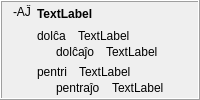
            <widget class="QFrame" name="frame_18">
             <property name="frameShape">
              <enum>QFrame::Box</enum>
             </property>
             <property name="frameShadow">
              <enum>QFrame::Raised</enum>
             </property>
             <layout class="QHBoxLayout" name="horizontalLayout_14">
              <property name="topMargin">
               <number>3</number>
              </property>
              <property name="bottomMargin">
               <number>3</number>
              </property>
              <item>
               <widget class="QLabel" name="label_296">
                <property name="sizePolicy">
                 <sizepolicy hsizetype="Maximum" vsizetype="Preferred">
                  <horstretch>0</horstretch>
                  <verstretch>0</verstretch>
                 </sizepolicy>
                </property>
                <property name="text">
                 <string>-AĴ</string>
                </property>
                <property name="alignment">
                 <set>Qt::AlignHCenter|Qt::AlignTop</set>
                </property>
                <property name="tipo" stdset="0">
                 <string>afikso</string>
                </property>
               </widget>
              </item>
              <item>
               <layout class="QVBoxLayout" name="verticalLayout_346">
                <item>
                 <widget class="QLabel" name="Lec08_Label624">
                  <property name="styleSheet">
                   <string notr="true">font-weight: bold;</string>
                  </property>
                  <property name="text">
                   <string>TextLabel</string>
                  </property>
                  <property name="wordWrap">
                   <bool>true</bool>
                  </property>
                 </widget>
                </item>
                <item>
                 <layout class="QVBoxLayout" name="verticalLayout_21">
                  <item>
                   <layout class="QVBoxLayout" name="verticalLayout_347">
                    <property name="spacing">
                     <number>2</number>
                    </property>
                    <item>
                     <layout class="QHBoxLayout" name="horizontalLayout_570">
                      <property name="spacing">
                       <number>12</number>
                      </property>
                      <item>
                       <widget class="neklakebla_nova" name="Lec08_Button609">
                        <property name="text">
                         <string>dolĉa</string>
                        </property>
                        <property name="wordWrap">
                         <bool>true</bool>
                        </property>
                       </widget>
                      </item>
                      <item>
                       <widget class="QLabel" name="Lec08_Label625">
                        <property name="sizePolicy">
                         <sizepolicy hsizetype="Expanding" vsizetype="Preferred">
                          <horstretch>0</horstretch>
                          <verstretch>0</verstretch>
                         </sizepolicy>
                        </property>
                        <property name="text">
                         <string>TextLabel</string>
                        </property>
                        <property name="wordWrap">
                         <bool>true</bool>
                        </property>
                       </widget>
                      </item>
                     </layout>
                    </item>
                    <item>
                     <layout class="QHBoxLayout" name="horizontalLayout_571">
                      <property name="spacing">
                       <number>12</number>
                      </property>
                      <item>
                       <widget class="label_sago_reversa" name="label_377">
                        <property name="sizePolicy">
                         <sizepolicy hsizetype="Maximum" vsizetype="Preferred">
                          <horstretch>0</horstretch>
                          <verstretch>0</verstretch>
                         </sizepolicy>
                        </property>
                        <property name="text">
                         <string/>
                        </property>
                        <property name="pixmap">
                         <pixmap resource="../resources/ikonoj.qrc">:/ikonoj/sago_revena.png</pixmap>
                        </property>
                       </widget>
                      </item>
                      <item>
                       <widget class="neklakebla_nova" name="Lec08_Button610">
                        <property name="text">
                         <string>dolĉaĵo</string>
                        </property>
                        <property name="wordWrap">
                         <bool>true</bool>
                        </property>
                       </widget>
                      </item>
                      <item>
                       <widget class="QLabel" name="Lec08_Label626">
                        <property name="sizePolicy">
                         <sizepolicy hsizetype="Expanding" vsizetype="Preferred">
                          <horstretch>0</horstretch>
                          <verstretch>0</verstretch>
                         </sizepolicy>
                        </property>
                        <property name="text">
                         <string>TextLabel</string>
                        </property>
                        <property name="wordWrap">
                         <bool>true</bool>
                        </property>
                       </widget>
                      </item>
                     </layout>
                    </item>
                   </layout>
                  </item>
                  <item>
                   <layout class="QVBoxLayout" name="verticalLayout_348">
                    <property name="spacing">
                     <number>2</number>
                    </property>
                    <item>
                     <layout class="QHBoxLayout" name="horizontalLayout_572">
                      <property name="spacing">
                       <number>12</number>
                      </property>
                      <item>
                       <widget class="neklakebla_nova" name="Lec08_Button32">
                        <property name="text">
                         <string>pentri</string>
                        </property>
                        <property name="wordWrap">
                         <bool>true</bool>
                        </property>
                       </widget>
                      </item>
                      <item>
                       <widget class="QLabel" name="Lec08_Label41">
                        <property name="sizePolicy">
                         <sizepolicy hsizetype="Expanding" vsizetype="Preferred">
                          <horstretch>0</horstretch>
                          <verstretch>0</verstretch>
                         </sizepolicy>
                        </property>
                        <property name="text">
                         <string>TextLabel</string>
                        </property>
                        <property name="wordWrap">
                         <bool>true</bool>
                        </property>
                       </widget>
                      </item>
                     </layout>
                    </item>
                    <item>
                     <layout class="QHBoxLayout" name="horizontalLayout_573">
                      <property name="spacing">
                       <number>12</number>
                      </property>
                      <item>
                       <widget class="label_sago_reversa" name="label_378">
                        <property name="sizePolicy">
                         <sizepolicy hsizetype="Maximum" vsizetype="Preferred">
                          <horstretch>0</horstretch>
                          <verstretch>0</verstretch>
                         </sizepolicy>
                        </property>
                        <property name="text">
                         <string/>
                        </property>
                        <property name="pixmap">
                         <pixmap resource="../resources/ikonoj.qrc">:/ikonoj/sago_revena.png</pixmap>
                        </property>
                       </widget>
                      </item>
                      <item>
                       <widget class="neklakebla_nova" name="Lec08_Button33">
                        <property name="text">
                         <string>pentraĵo</string>
                        </property>
                        <property name="wordWrap">
                         <bool>true</bool>
                        </property>
                       </widget>
                      </item>
                      <item>
                       <widget class="QLabel" name="Lec08_Label42">
                        <property name="sizePolicy">
                         <sizepolicy hsizetype="Expanding" vsizetype="Preferred">
                          <horstretch>0</horstretch>
                          <verstretch>0</verstretch>
                         </sizepolicy>
                        </property>
                        <property name="text">
                         <string>TextLabel</string>
                        </property>
                        <property name="wordWrap">
                         <bool>true</bool>
                        </property>
                       </widget>
                      </item>
                     </layout>
                    </item>
                   </layout>
                  </item>
                 </layout>
                </item>
               </layout>
              </item>
             </layout>
            </widget>
